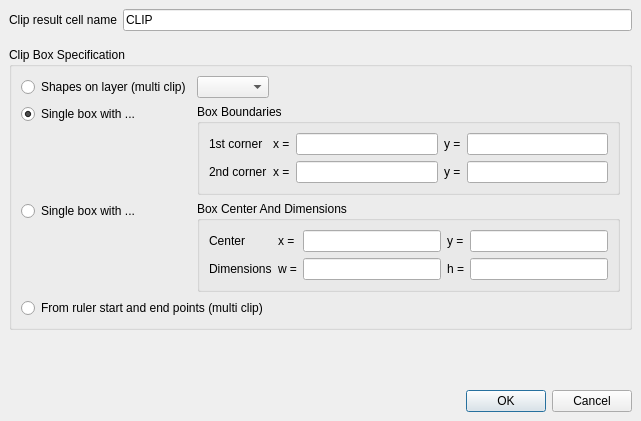
<ui version="4.0" >
 <class>ClipDialog</class>
 <widget class="QDialog" name="ClipDialog" >
  <property name="geometry" >
   <rect>
    <x>0</x>
    <y>0</y>
    <width>641</width>
    <height>421</height>
   </rect>
  </property>
  <property name="windowTitle" >
   <string>Clip Tool</string>
  </property>
  <layout class="QVBoxLayout" >
   <property name="margin" >
    <number>9</number>
   </property>
   <property name="spacing" >
    <number>6</number>
   </property>
   <item>
    <widget class="QFrame" name="frame_3" >
     <property name="frameShape" >
      <enum>QFrame::NoFrame</enum>
     </property>
     <property name="frameShadow" >
      <enum>QFrame::Raised</enum>
     </property>
     <layout class="QHBoxLayout" >
      <property name="margin" >
       <number>0</number>
      </property>
      <property name="spacing" >
       <number>6</number>
      </property>
      <item>
       <widget class="QLabel" name="label_13" >
        <property name="text" >
         <string>Clip result cell name</string>
        </property>
       </widget>
      </item>
      <item>
       <widget class="QLineEdit" name="le_cell_name" >
        <property name="sizePolicy" >
         <sizepolicy>
          <hsizetype>7</hsizetype>
          <vsizetype>0</vsizetype>
          <horstretch>0</horstretch>
          <verstretch>0</verstretch>
         </sizepolicy>
        </property>
        <property name="text" >
         <string>CLIP</string>
        </property>
       </widget>
      </item>
     </layout>
    </widget>
   </item>
   <item>
    <spacer>
     <property name="orientation" >
      <enum>Qt::Vertical</enum>
     </property>
     <property name="sizeType" >
      <enum>QSizePolicy::Fixed</enum>
     </property>
     <property name="sizeHint" >
      <size>
       <width>20</width>
       <height>10</height>
      </size>
     </property>
    </spacer>
   </item>
   <item>
    <widget class="QGroupBox" name="groupBox" >
     <property name="title" >
      <string>Clip Box Specification</string>
     </property>
     <layout class="QGridLayout" >
      <property name="margin" >
       <number>9</number>
      </property>
      <property name="spacing" >
       <number>6</number>
      </property>
      <item row="2" column="0" >
       <widget class="QFrame" name="frame" >
        <property name="frameShape" >
         <enum>QFrame::NoFrame</enum>
        </property>
        <property name="frameShadow" >
         <enum>QFrame::Raised</enum>
        </property>
        <layout class="QVBoxLayout" >
         <property name="margin" >
          <number>0</number>
         </property>
         <property name="spacing" >
          <number>6</number>
         </property>
         <item>
          <widget class="QRadioButton" name="rb_box2" >
           <property name="text" >
            <string>Single box with ...</string>
           </property>
           <property name="autoExclusive" >
            <bool>false</bool>
           </property>
          </widget>
         </item>
         <item>
          <spacer>
           <property name="orientation" >
            <enum>Qt::Vertical</enum>
           </property>
           <property name="sizeHint" >
            <size>
             <width>20</width>
             <height>40</height>
            </size>
           </property>
          </spacer>
         </item>
        </layout>
       </widget>
      </item>
      <item row="1" column="0" >
       <widget class="QFrame" name="frame_2" >
        <property name="frameShape" >
         <enum>QFrame::NoFrame</enum>
        </property>
        <property name="frameShadow" >
         <enum>QFrame::Raised</enum>
        </property>
        <layout class="QVBoxLayout" >
         <property name="margin" >
          <number>0</number>
         </property>
         <property name="spacing" >
          <number>6</number>
         </property>
         <item>
          <widget class="QRadioButton" name="rb_box1" >
           <property name="text" >
            <string>Single box with ...</string>
           </property>
           <property name="checked" >
            <bool>true</bool>
           </property>
           <property name="autoExclusive" >
            <bool>false</bool>
           </property>
          </widget>
         </item>
         <item>
          <spacer>
           <property name="orientation" >
            <enum>Qt::Vertical</enum>
           </property>
           <property name="sizeHint" >
            <size>
             <width>20</width>
             <height>40</height>
            </size>
           </property>
          </spacer>
         </item>
        </layout>
       </widget>
      </item>
      <item row="0" column="2" >
       <spacer>
        <property name="orientation" >
         <enum>Qt::Horizontal</enum>
        </property>
        <property name="sizeHint" >
         <size>
          <width>231</width>
          <height>20</height>
         </size>
        </property>
       </spacer>
      </item>
      <item row="0" column="0" >
       <widget class="QRadioButton" name="rb_shapes" >
        <property name="text" >
         <string>Shapes on layer (multi clip)</string>
        </property>
        <property name="autoExclusive" >
         <bool>false</bool>
        </property>
       </widget>
      </item>
      <item row="1" column="1" colspan="2" >
       <widget class="QGroupBox" name="grp_box1" >
        <property name="title" >
         <string>Box Boundaries</string>
        </property>
        <layout class="QGridLayout" >
         <property name="margin" >
          <number>9</number>
         </property>
         <property name="spacing" >
          <number>6</number>
         </property>
         <item row="1" column="3" >
          <widget class="QLabel" name="label_6" >
           <property name="text" >
            <string>y =</string>
           </property>
          </widget>
         </item>
         <item row="1" column="0" >
          <widget class="QLabel" name="label_5" >
           <property name="text" >
            <string>2nd corner</string>
           </property>
          </widget>
         </item>
         <item row="1" column="1" >
          <widget class="QLabel" name="label_4" >
           <property name="text" >
            <string>x =</string>
           </property>
          </widget>
         </item>
         <item row="0" column="0" >
          <widget class="QLabel" name="label_3" >
           <property name="text" >
            <string>1st corner</string>
           </property>
          </widget>
         </item>
         <item row="0" column="1" >
          <widget class="QLabel" name="label" >
           <property name="text" >
            <string>x =</string>
           </property>
          </widget>
         </item>
         <item row="0" column="3" >
          <widget class="QLabel" name="label_2" >
           <property name="text" >
            <string>y =</string>
           </property>
          </widget>
         </item>
         <item row="1" column="4" >
          <widget class="QLineEdit" name="le_y2" />
         </item>
         <item row="1" column="2" >
          <widget class="QLineEdit" name="le_x2" />
         </item>
         <item row="0" column="4" >
          <widget class="QLineEdit" name="le_y1" />
         </item>
         <item row="0" column="2" >
          <widget class="QLineEdit" name="le_x1" />
         </item>
        </layout>
       </widget>
      </item>
      <item row="2" column="1" colspan="2" >
       <widget class="QGroupBox" name="grp_box2" >
        <property name="title" >
         <string>Box Center And Dimensions</string>
        </property>
        <layout class="QGridLayout" >
         <property name="margin" >
          <number>9</number>
         </property>
         <property name="spacing" >
          <number>6</number>
         </property>
         <item row="1" column="3" >
          <widget class="QLabel" name="label_7" >
           <property name="text" >
            <string>h =</string>
           </property>
          </widget>
         </item>
         <item row="1" column="0" >
          <widget class="QLabel" name="label_8" >
           <property name="text" >
            <string>Dimensions</string>
           </property>
          </widget>
         </item>
         <item row="1" column="1" >
          <widget class="QLabel" name="label_9" >
           <property name="text" >
            <string>w =</string>
           </property>
          </widget>
         </item>
         <item row="0" column="0" >
          <widget class="QLabel" name="label_10" >
           <property name="text" >
            <string>Center</string>
           </property>
          </widget>
         </item>
         <item row="0" column="1" >
          <widget class="QLabel" name="label_11" >
           <property name="text" >
            <string>x =</string>
           </property>
          </widget>
         </item>
         <item row="0" column="3" >
          <widget class="QLabel" name="label_12" >
           <property name="text" >
            <string>y =</string>
           </property>
          </widget>
         </item>
         <item row="1" column="4" >
          <widget class="QLineEdit" name="le_h" />
         </item>
         <item row="1" column="2" >
          <widget class="QLineEdit" name="le_w" />
         </item>
         <item row="0" column="4" >
          <widget class="QLineEdit" name="le_y" />
         </item>
         <item row="0" column="2" >
          <widget class="QLineEdit" name="le_x" />
         </item>
        </layout>
       </widget>
      </item>
      <item row="3" column="0" colspan="2" >
       <widget class="QRadioButton" name="rb_rulers" >
        <property name="text" >
         <string>From ruler start and end points (multi clip)</string>
        </property>
        <property name="autoExclusive" >
         <bool>false</bool>
        </property>
       </widget>
      </item>
      <item row="0" column="1" >
       <widget class="lay::LayerSelectionComboBox" name="cb_layer" />
      </item>
     </layout>
    </widget>
   </item>
   <item>
    <spacer>
     <property name="orientation" >
      <enum>Qt::Vertical</enum>
     </property>
     <property name="sizeHint" >
      <size>
       <width>20</width>
       <height>40</height>
      </size>
     </property>
    </spacer>
   </item>
   <item>
    <widget class="QDialogButtonBox" name="button_box" >
     <property name="orientation" >
      <enum>Qt::Horizontal</enum>
     </property>
     <property name="standardButtons" >
      <set>QDialogButtonBox::Cancel|QDialogButtonBox::NoButton|QDialogButtonBox::Ok</set>
     </property>
    </widget>
   </item>
  </layout>
 </widget>
 <customwidgets>
  <customwidget>
   <class>lay::LayerSelectionComboBox</class>
   <extends>QComboBox</extends>
   <header>layWidgets.h</header>
  </customwidget>
 </customwidgets>
 <tabstops>
  <tabstop>le_cell_name</tabstop>
  <tabstop>rb_shapes</tabstop>
  <tabstop>rb_box1</tabstop>
  <tabstop>rb_box2</tabstop>
  <tabstop>rb_rulers</tabstop>
  <tabstop>cb_layer</tabstop>
  <tabstop>le_x1</tabstop>
  <tabstop>le_y1</tabstop>
  <tabstop>le_x2</tabstop>
  <tabstop>le_y2</tabstop>
  <tabstop>le_x</tabstop>
  <tabstop>le_y</tabstop>
  <tabstop>le_w</tabstop>
  <tabstop>le_h</tabstop>
  <tabstop>button_box</tabstop>
 </tabstops>
 <resources/>
 <connections>
  <connection>
   <sender>button_box</sender>
   <signal>accepted()</signal>
   <receiver>ClipDialog</receiver>
   <slot>accept()</slot>
   <hints>
    <hint type="sourcelabel" >
     <x>248</x>
     <y>254</y>
    </hint>
    <hint type="destinationlabel" >
     <x>157</x>
     <y>274</y>
    </hint>
   </hints>
  </connection>
  <connection>
   <sender>button_box</sender>
   <signal>rejected()</signal>
   <receiver>ClipDialog</receiver>
   <slot>reject()</slot>
   <hints>
    <hint type="sourcelabel" >
     <x>316</x>
     <y>260</y>
    </hint>
    <hint type="destinationlabel" >
     <x>286</x>
     <y>274</y>
    </hint>
   </hints>
  </connection>
 </connections>
</ui>
